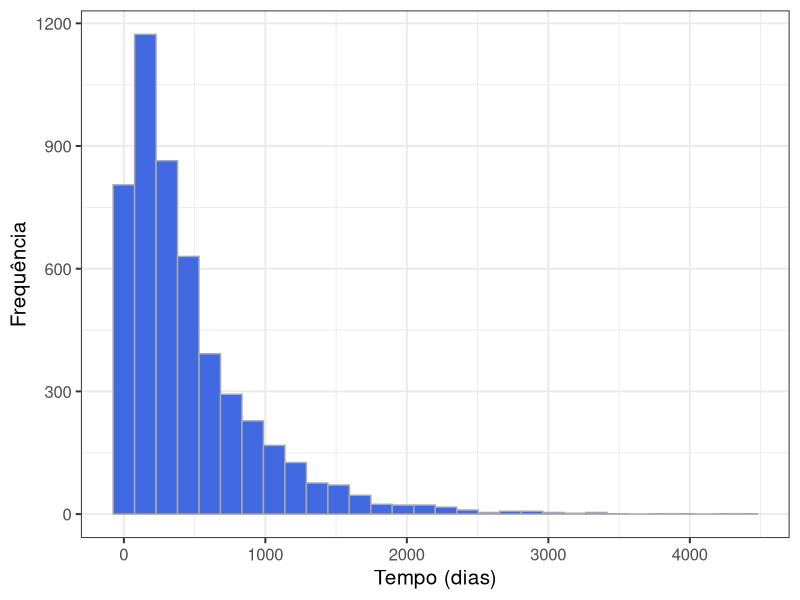
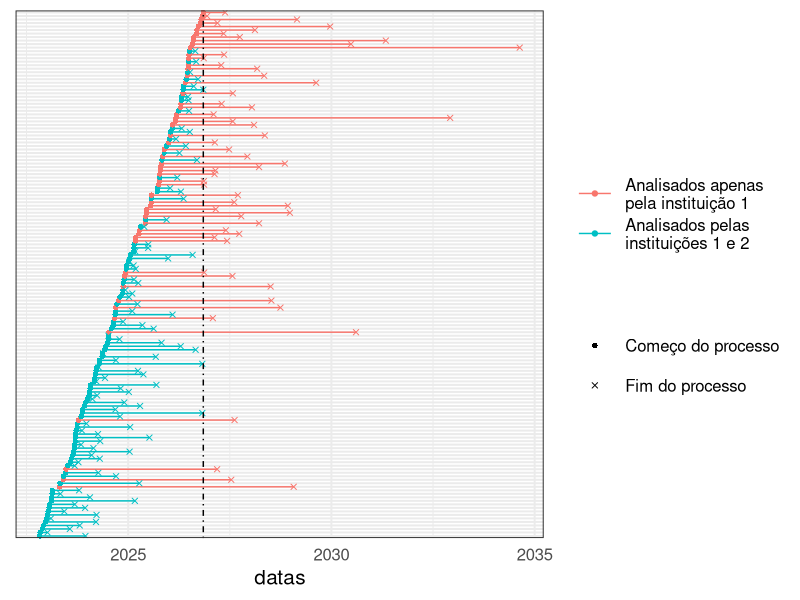
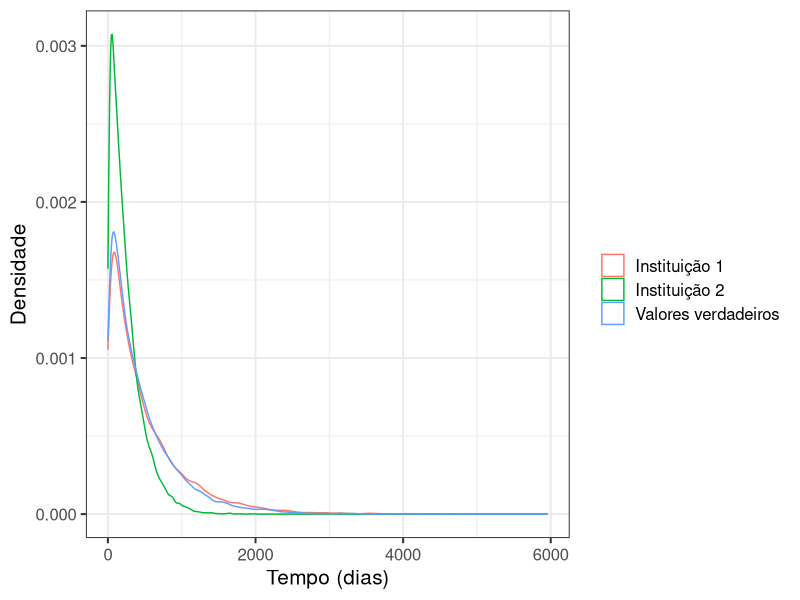

Reproduce these figures in R, in order.
## ---- chunk 1

knitr::opts_chunk$set(echo = F,
                      warning = F,
                      message = F,
                      fig.align = 'center')

## ---- chunk 2

library(dplyr)
library(tidyr)
library(ggplot2)

a <- 0.95
b <- 450
N <- 150
amostra <- rweibull(N, a, b)

datas <- sort(sample(seq(Sys.Date()-N*10, Sys.Date(), 1), N))

d0 <- data.frame(datas, amostra) %>% 
  mutate(data_final = datas+floor(amostra),
         id = factor(1:n()),
         obs = data_final > Sys.Date(),
         tempo = Sys.Date() - datas,
         censor = !obs,
         tempo = ifelse(obs, tempo, amostra))

observados <- d0$amostra[!d0$obs]

d <- d0%>% 
  gather(tipo, datas, contains("data")) %>% 
  select(-amostra)

## ---- chunk 3

N2 <- 5000
amostra <- rweibull(N2, a, b)

data_frame(`Média` = mean(amostra), `Desvio Padrão` = sd(amostra)) %>% 
  knitr::kable(digits = 2, align = 'c', caption = "Medidas descritivas do tempo de duração simulado.")

## ---- chunk 4

N2 <- 5000
amostra <- rweibull(N2, a, b)

data_frame(tempo = amostra) %>% 
  ggplot(aes(x = tempo)) +
  geom_histogram(fill = 'royalblue',
                 color = 'darkgrey') +
  theme_bw(15) +
  xlab("Tempo (dias)") +
  ylab("Frequência")

comeco <- format(Sys.Date() - 10*N, '%d/%m/%Y')
hoje <- format(Sys.Date(), '%d/%m/%Y')

## ---- chunk 5

shape_data_final <- c("Fim do processo", "Começo do processo")

hoje <- Sys.Date()

d %>% 
  mutate(obs = ifelse(obs, "Analisados apenas\npela instituição 1",
                      "Analisados pelas\ninstituições 1 e 2"),
         tipo = ifelse(tipo == 'data_final',
                       shape_data_final[1],
                       shape_data_final[2])) %>% 
  ggplot(aes(x = id, y = datas, group = id,
             shape = tipo, color = obs)) +
  geom_path() +
  geom_point() +
  geom_hline(yintercept = as.numeric(hoje), linetype = 4) +
  coord_flip() +
  theme_bw(15) +
  scale_color_hue(name = '') +
  scale_shape_manual(name = '', values = c(16,4)) +
  theme(axis.ticks = element_blank(),
        axis.text.y = element_blank(),
        axis.title.y = element_blank(),
        legend.key.size = unit(2, 'lines'))

## ---- chunk 6

library(survival)

d0 <- filter(d0, tempo > 0)

fit1 <- survreg(Surv(tempo, censor) ~ 1, dist = 'weibull', data = d0)
  
fit2 <- survreg(Surv(observados) ~ 1, dist = 'weibull')

a_1 <- 1/fit1$scale 
a_2 <- 1/fit2$scale
b_1 <- exp(fit1$coefficients[1])
b_2 <- exp(fit2$coefficients[1])

media_1 <- b_1*gamma(1+1/a_1)
media_2 <- b_2*gamma(1+1/a_2)
sd_1 <- sqrt(b_1^2*(gamma(1+2/a_1)-gamma(1+1/a_1))^2)
sd_2 <- sqrt(b_2^2*(gamma(1+2/a_2)-gamma(1+1/a_2))^2)

media_real <- b*gamma(1+1/a)
sd_real <- sqrt(b^2*(gamma(1+2/a)-gamma(1+1/a))^2)
  
tabela_resumo <- data_frame(` ` =  c("Instituição 1", "Instituição 2", "Valores reais"),
                            `Média` = c(media_1, media_2, media_real),
                            `Desvio padrão` = c(sd_1, sd_2, sd_real))

knitr::kable(tabela_resumo, digits = 2, align = 'c',
             caption = 'Comparação entre os valores reais e as estimativas produzidas por cada instituição.')
## ---- chunk 7

N <- 60000

obs <- c(rweibull(floor(N/3), a_1, b_1),
         rweibull(floor(N/3), a_2, b_2),
         rweibull(floor(N/3), a, b))

grps <- rep(c("Instituição 1", "Instituição 2", "Valores verdadeiros"),
            each = floor(N/3))

data_frame(obs, grps) %>% 
  ggplot(aes(x = obs, color = grps)) +
  geom_density() +
  theme_bw(15) +
  xlab("Tempo (dias)") +
  ylab("Densidade") +
  scale_color_hue(name = "")

